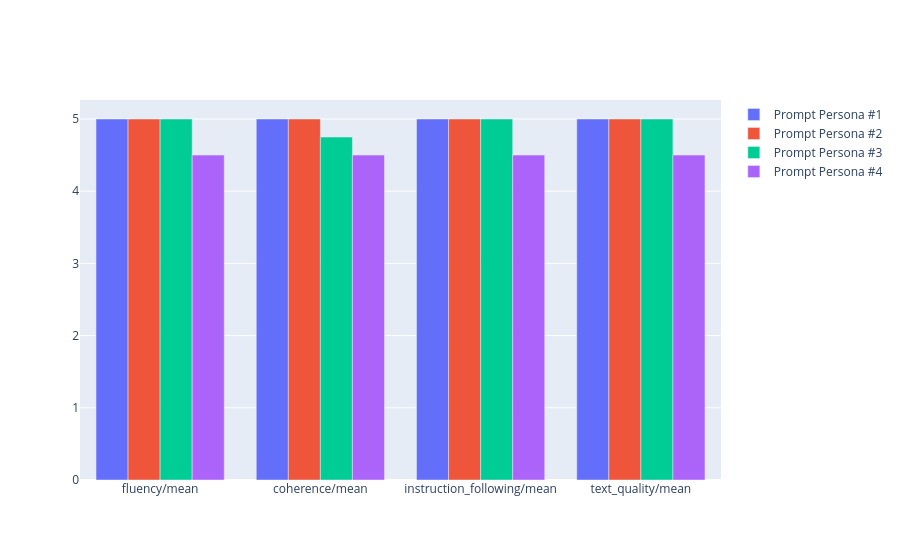

This figure's notebook cell:
### Code cell
notebook_utils.display_bar_plot(
    eval_results,
    metrics=["instruction_following", "fluency", "coherence", "text_quality"],
)

### Figure 1 — Plotly figure (JSON) as saved in the notebook; plotly's stock layout.template omitted (floating-point values rounded to 4 significant figures)
{"data": [{"name": "Prompt Persona #1", "type": "bar", "x": ["fluency/mean", "coherence/mean", "instruction_following/mean", "text_quality/mean"], "y": [5, 5, 5, 5]}, {"name": "Prompt Persona #2", "type": "bar", "x": ["fluency/mean", "coherence/mean", "instruction_following/mean", "text_quality/mean"], "y": [5, 5, 5, 5]}, {"name": "Prompt Persona #3", "type": "bar", "x": ["fluency/mean", "coherence/mean", "instruction_following/mean", "text_quality/mean"], "y": [5, 4.75, 5, 5]}, {"name": "Prompt Persona #4", "type": "bar", "x": ["fluency/mean", "coherence/mean", "instruction_following/mean", "text_quality/mean"], "y": [4.5, 4.5, 4.5, 4.5]}], "layout": {"barmode": "group", "showlegend": true}}
